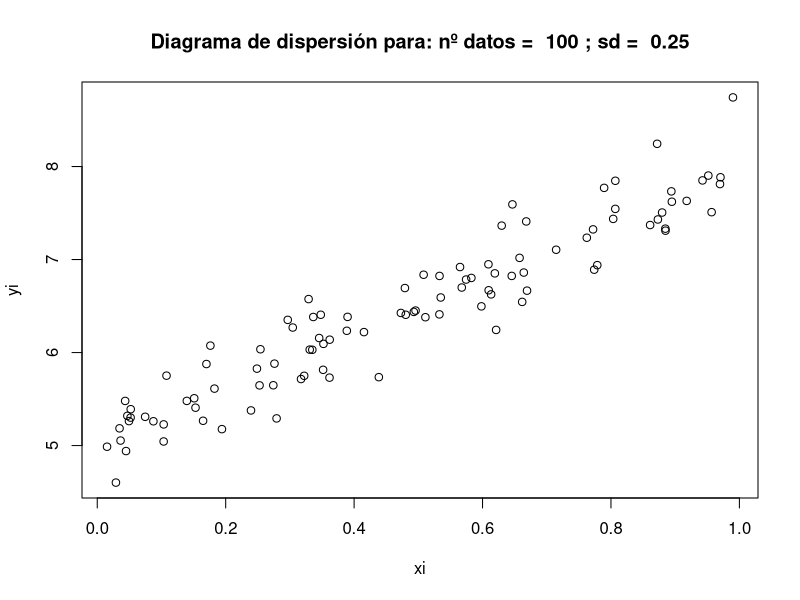
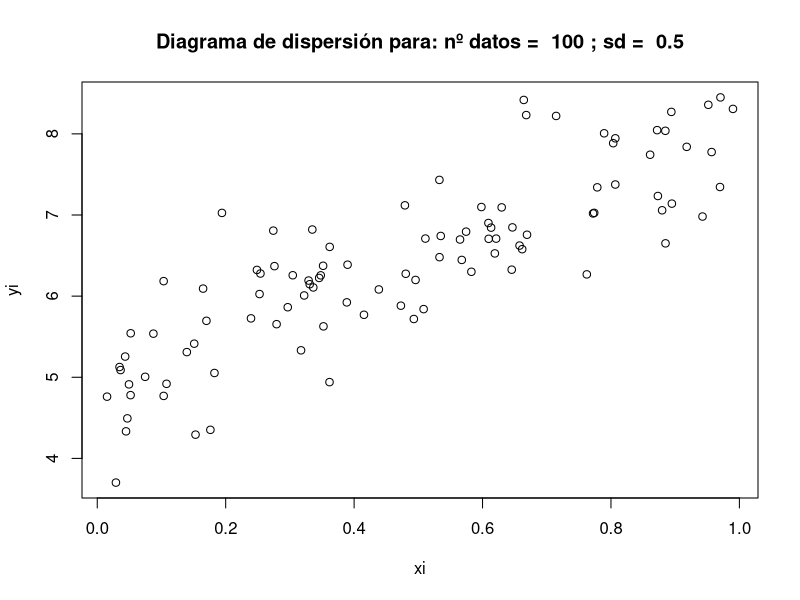
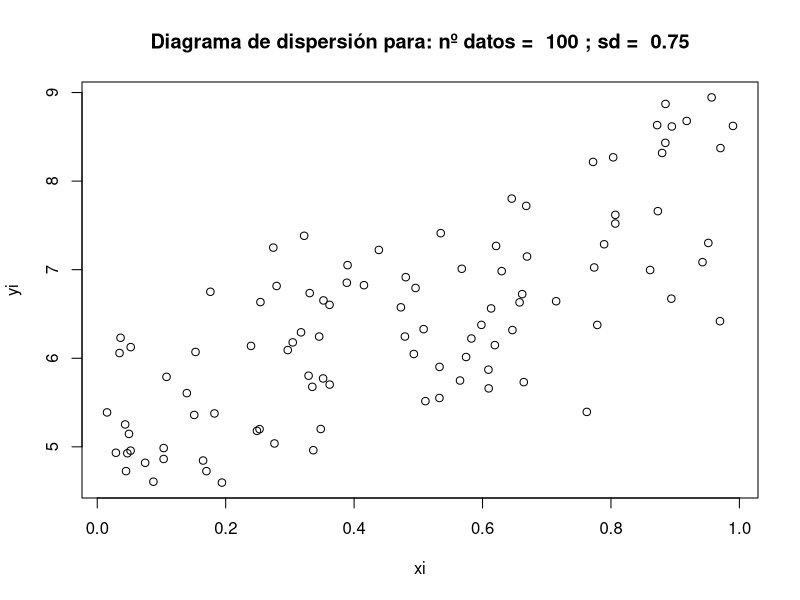
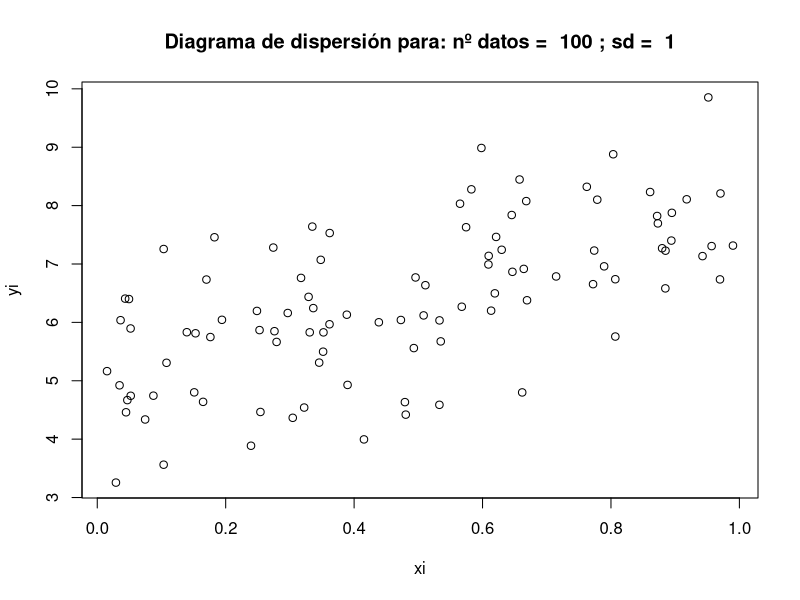
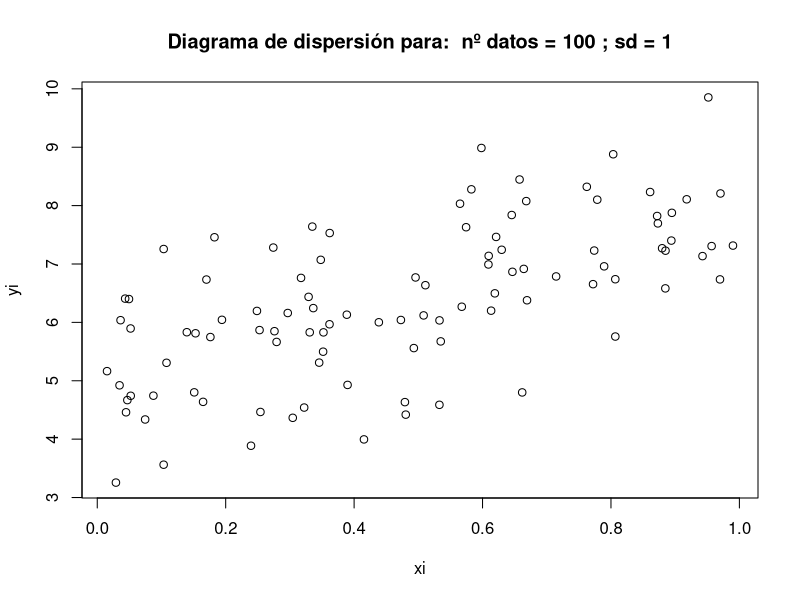

Recreate these plots in R, in order.
## ---- chunk 1
knitr::opts_chunk$set(echo = TRUE)
## ---- chunk 2

## ---- chunk 3
n <- 100
xi <- runif(n)  # Genera 100 observaciones xi de la uniforme 

## ---- chunk 4
sigma <- 1      # Variabilidad de los errores
epsilon <- rnorm(n, 0, sigma)  # Genera errores de la distribución normal
## ---- chunk 5
beta0<-5 # supongamos que betha0=5 para el modelo
beta1<-3 # suponngamos que beta1=3 pare el modelo
yi <- beta0 + beta1 * xi + epsilon  # Calculamos los valores del  y
## ---- chunk 6
# Crear un vector para almacenar las gráficas
stds <- c(0.25, 0.5, 0.75, 1)

for (i in 1:length(stds)) {
  # Definimos sd
  # sd <- stds[i]  # Comentado para usar directamente stds[i]
  # Error (con desviación típica sd)
  epsilon <- rnorm(n = n, sd = stds[i])
  # Calculamos y
  yi <- beta0 + beta1 * xi + epsilon
  # Ploteamos y lo almacenamos en la lista
  plot(xi, yi, main = paste('Diagrama de dispersión para: nº datos = ', n, '; sd = ', stds[i]))
}


## ---- chunk 7
plot(xi, yi, main = paste('Diagrama de dispersión para: ','nº datos =', n, '; sd = 1'))
## ---- chunk 8

suma_residuos_cuadrado <- function(beta0, beta1) {
  sum((yi - beta0 - beta1 * xi)^2)
}

## ---- chunk 9

library(ggplot2)
library(gganimate)
# Aplicar el descenso de gradiente
learning_rate <- 0.01
num_iterations <- 1000
beta0 <- 0
beta1 <- 0


# Crear un dataframe para almacenar los resultados de cada iteración
results <- data.frame(iteration = numeric(0), beta0 = numeric(0), beta1 = numeric(0), J = numeric(0))

# Realizar el descenso de gradiente y almacenar los resultados
for (iteration in 1:num_iterations) {
  dJ_beta0 <- -2 * sum(yi - beta0 - beta1 * xi)
  dJ_beta1 <- -2 * sum((yi - beta0 - beta1 * xi) * xi)
  beta0 <- beta0 - learning_rate * dJ_beta0
  beta1 <- beta1 - learning_rate * dJ_beta1
  J_value <- suma_residuos_cuadrado(beta0, beta1)
  results <- rbind(results, data.frame(iteration = iteration, beta0 = beta0, beta1 = beta1, J = J_value))
}
